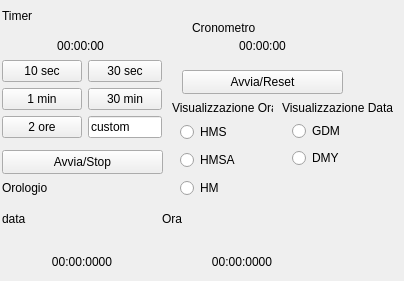
<?xml version="1.0" encoding="UTF-8"?>
<ui version="4.0">
 <class>mainpage</class>
 <widget class="QWidget" name="mainpage">
  <property name="geometry">
   <rect>
    <x>0</x>
    <y>0</y>
    <width>404</width>
    <height>281</height>
   </rect>
  </property>
  <property name="windowTitle">
   <string>mainpage</string>
  </property>
  <widget class="QPushButton" name="AvviaResetButtonCronometro">
   <property name="geometry">
    <rect>
     <x>182</x>
     <y>70</y>
     <width>161</width>
     <height>24</height>
    </rect>
   </property>
   <property name="text">
    <string>Avvia/Reset</string>
   </property>
  </widget>
  <widget class="QWidget" name="verticalLayoutWidget_4">
   <property name="geometry">
    <rect>
     <x>162</x>
     <y>200</y>
     <width>160</width>
     <height>80</height>
    </rect>
   </property>
   <layout class="QVBoxLayout" name="verticalLayout_4">
    <item>
     <widget class="QLabel" name="OraLabel">
      <property name="text">
       <string>Ora</string>
      </property>
     </widget>
    </item>
    <item>
     <widget class="QLabel" name="DisplayOra">
      <property name="text">
       <string>00:00:0000</string>
      </property>
      <property name="alignment">
       <set>Qt::AlignmentFlag::AlignCenter</set>
      </property>
     </widget>
    </item>
   </layout>
  </widget>
  <widget class="QLabel" name="TimerLabel">
   <property name="geometry">
    <rect>
     <x>2</x>
     <y>0</y>
     <width>91</width>
     <height>31</height>
    </rect>
   </property>
   <property name="text">
    <string>Timer</string>
   </property>
  </widget>
  <widget class="QPushButton" name="AvviaStopButtonTimer">
   <property name="geometry">
    <rect>
     <x>2</x>
     <y>150</y>
     <width>161</width>
     <height>24</height>
    </rect>
   </property>
   <property name="text">
    <string>Avvia/Stop</string>
   </property>
  </widget>
  <widget class="QLabel" name="DisplayTimer">
   <property name="geometry">
    <rect>
     <x>0</x>
     <y>30</y>
     <width>161</width>
     <height>31</height>
    </rect>
   </property>
   <property name="text">
    <string>00:00:00</string>
   </property>
   <property name="alignment">
    <set>Qt::AlignmentFlag::AlignCenter</set>
   </property>
  </widget>
  <widget class="QWidget" name="verticalLayoutWidget_3">
   <property name="geometry">
    <rect>
     <x>2</x>
     <y>200</y>
     <width>160</width>
     <height>80</height>
    </rect>
   </property>
   <layout class="QVBoxLayout" name="verticalLayout_3">
    <item>
     <widget class="QLabel" name="DataLabel">
      <property name="text">
       <string>data</string>
      </property>
     </widget>
    </item>
    <item>
     <widget class="QLabel" name="DisplayData">
      <property name="text">
       <string>00:00:0000</string>
      </property>
      <property name="alignment">
       <set>Qt::AlignmentFlag::AlignCenter</set>
      </property>
     </widget>
    </item>
   </layout>
  </widget>
  <widget class="QLabel" name="OrologioLable">
   <property name="geometry">
    <rect>
     <x>2</x>
     <y>180</y>
     <width>81</width>
     <height>16</height>
    </rect>
   </property>
   <property name="text">
    <string>Orologio</string>
   </property>
  </widget>
  <widget class="QWidget" name="verticalLayoutWidget_2">
   <property name="geometry">
    <rect>
     <x>292</x>
     <y>120</y>
     <width>56</width>
     <height>51</height>
    </rect>
   </property>
   <layout class="QVBoxLayout" name="verticalLayout_2">
    <item>
     <widget class="QRadioButton" name="RadioData1">
      <property name="text">
       <string>GDM</string>
      </property>
     </widget>
    </item>
    <item>
     <widget class="QRadioButton" name="RadioData2">
      <property name="text">
       <string>DMY</string>
      </property>
     </widget>
    </item>
   </layout>
  </widget>
  <widget class="QLabel" name="DataVisLabel">
   <property name="geometry">
    <rect>
     <x>282</x>
     <y>100</y>
     <width>111</width>
     <height>16</height>
    </rect>
   </property>
   <property name="text">
    <string>Visualizzazione Data</string>
   </property>
  </widget>
  <widget class="QLabel" name="DisplayCronometro">
   <property name="geometry">
    <rect>
     <x>182</x>
     <y>30</y>
     <width>161</width>
     <height>31</height>
    </rect>
   </property>
   <property name="text">
    <string>00:00:00</string>
   </property>
   <property name="alignment">
    <set>Qt::AlignmentFlag::AlignCenter</set>
   </property>
  </widget>
  <widget class="QLabel" name="CronometroLable">
   <property name="geometry">
    <rect>
     <x>192</x>
     <y>20</y>
     <width>81</width>
     <height>16</height>
    </rect>
   </property>
   <property name="text">
    <string>Cronometro</string>
   </property>
  </widget>
  <widget class="QWidget" name="verticalLayoutWidget">
   <property name="geometry">
    <rect>
     <x>180</x>
     <y>120</y>
     <width>62</width>
     <height>80</height>
    </rect>
   </property>
   <layout class="QVBoxLayout" name="verticalLayout">
    <item>
     <widget class="QRadioButton" name="RadioOra1">
      <property name="text">
       <string>HMS</string>
      </property>
     </widget>
    </item>
    <item>
     <widget class="QRadioButton" name="RadioOra3">
      <property name="text">
       <string>HMSA</string>
      </property>
     </widget>
    </item>
    <item>
     <widget class="QRadioButton" name="RadioOra2">
      <property name="text">
       <string>HM</string>
      </property>
     </widget>
    </item>
   </layout>
  </widget>
  <widget class="QLabel" name="OraVisLabel">
   <property name="geometry">
    <rect>
     <x>172</x>
     <y>100</y>
     <width>101</width>
     <height>16</height>
    </rect>
   </property>
   <property name="text">
    <string>Visualizzazione Ora</string>
   </property>
  </widget>
  <widget class="QWidget" name="formLayoutWidget">
   <property name="geometry">
    <rect>
     <x>2</x>
     <y>60</y>
     <width>160</width>
     <height>91</height>
    </rect>
   </property>
   <layout class="QFormLayout" name="formLayout">
    <item row="0" column="0">
     <widget class="QPushButton" name="Timer1Button">
      <property name="text">
       <string>10 sec</string>
      </property>
     </widget>
    </item>
    <item row="0" column="1">
     <widget class="QPushButton" name="Timer2Button">
      <property name="text">
       <string>30 sec</string>
      </property>
     </widget>
    </item>
    <item row="1" column="0">
     <widget class="QPushButton" name="Timer3Button">
      <property name="text">
       <string>1 min</string>
      </property>
     </widget>
    </item>
    <item row="1" column="1">
     <widget class="QPushButton" name="Timer4Button">
      <property name="text">
       <string>30 min</string>
      </property>
     </widget>
    </item>
    <item row="2" column="0">
     <widget class="QPushButton" name="TimerButton">
      <property name="text">
       <string>2 ore</string>
      </property>
     </widget>
    </item>
    <item row="2" column="1">
     <widget class="QLineEdit" name="TimerCustomButtom">
      <property name="text">
       <string>custom</string>
      </property>
     </widget>
    </item>
   </layout>
  </widget>
 </widget>
 <resources/>
 <connections/>
 <slots>
  <slot>doit_when_10secbtn_ispressed()</slot>
  <slot>doit_when_60secbtn_ispressed()</slot>
  <slot>doit_when_1minbtn_ispressed()</slot>
  <slot>doit_when_30minsecbtn_ispressed()</slot>
  <slot>doit_when_2orebtn_ispressed()</slot>
 </slots>
</ui>
